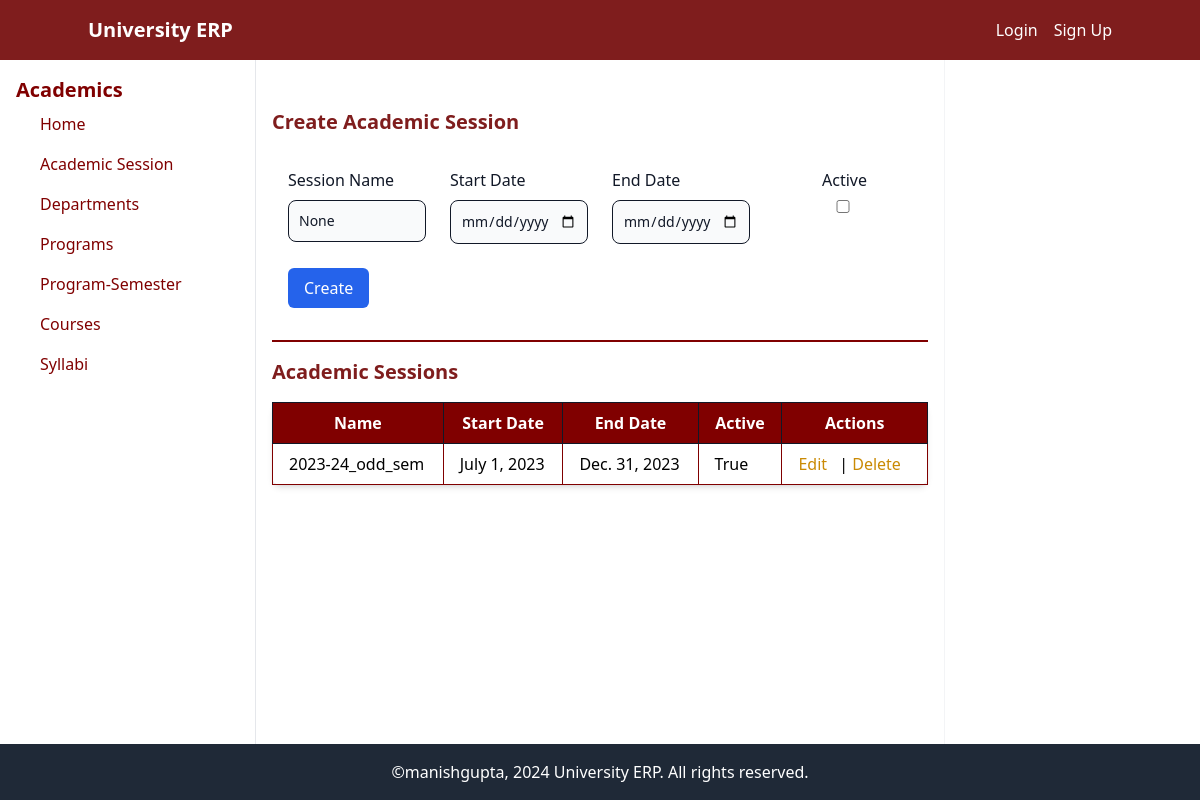
The page /academic/sessions/create/ on the database its author committed.
### academic/models.py (models this page shows, shortened)
class AcademicSession(models.Model):
    name = models.CharField(max_length=20, unique=True) # e.g. 2022_23_odd_semester
    start_date = models.DateField()
    end_date = models.DateField()
    is_active = models.BooleanField(default=False)

### academic/views.py (the view)
# urls.py: path('sessions/create/', views.session_list_create_update, name='session-list-create-update'),
def session_list_create_update(request, pk=None):
    if pk:
        academic_session = get_object_or_404(AcademicSession, pk=pk)
    else:
        academic_session = None
    if request.method == 'POST':
        if academic_session:
            form = AcademicSessionForm(request.POST, instance=academic_session)
        else:
            form = AcademicSessionForm(request.POST)
        if form.is_valid():
            form.save()
            return redirect('session-list-create-update')
    else:
        if academic_session:
            form = AcademicSessionForm(instance=academic_session)
        else:
            form = AcademicSessionForm()
    academic_sessions = AcademicSession.objects.all()
    return render(request, 'academic/session_list_create_update.html', {'form': form, 'academic_sessions': academic_sessions, 'edit_academic_session': academic_session})

### academic/forms.py
class AcademicSessionForm(forms.ModelForm):
    class Meta:
        model = models.AcademicSession
        fields = ['name', 'start_date', 'end_date', 'is_active']
        widgets = {
            'start_date': forms.DateInput(attrs={'type': 'date'}),
            'end_date': forms.DateInput(attrs={'type': 'date'}),
        }

### academic/templates/academic/session_list_create_update.html (shortened to what this page needs)
{% extends "base.html" %}
{% block content %}
<div class="flex-1">
<h2 class="text-xl text-red-900 font-semibold mt-8 mb-4">{% if edit_academic_session %}Edit{% else %}Create{% endif %} Academic Session</h2>
<form method="POST" class="bg-white p-4 ">
    <div class="grid md:grid-cols-4 md:gap-6">
        <div class="mb-4">
            <label for="id_name" class="block mb-2 font-medium text-gray-900 dark:text-white">Session Name</label>
            <input type="text" name="name" id="id_name" class="bg-gray-50 border border-gray-900 text-gray-900 text-sm rounded-lg focus:ring-blue-500 focus:border-blue-500 block w-full p-2.5 dark:bg-gray-700 dark:border-gray-600 dark:placeholder-gray-400 dark:text-white dark:focus:ring-blue-500 dark:focus:border-blue-500" value="{{ form.name.value }}">
            </div>
        <div class="mb-4">
            <label for="id_start_date" class="block mb-2 font-medium text-gray-900 dark:text-white">Start Date</label>
            <input type="date" name="start_date" id="id_start_date" class="bg-gray-50 border border-gray-900 text-gray-900 text-sm rounded-lg focus:ring-blue-500 focus:border-blue-500 block w-full p-2.5 dark:bg-gray-700 dark:border-gray-600 dark:placeholder-gray-400 dark:text-white dark:focus:ring-blue-500 dark:focus:border-blue-500" value="{{ form.start_date.value }}">
        </div>
        <div class="mb-4">
            <label for="id_end_date" class="block mb-2 font-medium text-gray-900 dark:text-white">End Date</label>
            <input type="date" name="end_date" id="id_end_date" class="bg-gray-50 border border-gray-900 text-gray-900 text-sm rounded-lg focus:ring-blue-500 focus:border-blue-500 block w-full p-2.5 dark:bg-gray-700 dark:border-gray-600 dark:placeholder-gray-400 dark:text-white dark:focus:ring-blue-500 dark:focus:border-blue-500" value="{{ form.end_date.value }}">
        </div>
        <div class="mb-4">
            <label for="id_is_active" class="block mb-2 font-medium text-gray-900 mx-12 dark:text-white">Active</label>
            <input type="checkbox" name="is_active" id="id_is_active" class="bg-gray-50 border border-gray-900 text-gray-900 text-sm rounded-lg focus:ring-blue-500 focus:border-blue-500 block w-full p-2.5 dark:bg-gray-700 dark:border-gray-600 dark:placeholder-gray-400 dark:text-white dark:focus:ring-blue-500 dark:focus:border-blue-500" {% if form.is_active.value %}checked{% endif %}>
        </div>
    </div>
    <button type="submit" class="bg-blue-600 text-white px-4 py-2 rounded-md mt-2">{% if edit_academic_session %}Update{% else %}Create{% endif %}</button>
</form>
<hr class="border-t-2 border-[#800000] my-4">
<h2 class="text-xl text-red-900 font-semibold my-3 mb-4">Academic Sessions</h2>
<table class="min-w-full bg-white shadow-md border border-[#800000] rounded-lg">
    <thead>
        <tr class="bg-[#800000] text-white font-semibold  " >
            <th class="px-4 py-2  border border-gray-900">Name</th>
            <th class="px-4 py-2  border border-gray-900">Start Date</th>
            <th class="px-4 py-2  border border-gray-900">End Date</th>
            <th class="px-4 py-2  border border-gray-900">Active</th>
            <th class="px-4 py-2  border border-gray-900">Actions</th>
        </tr>
    </thead>
    <tbody>
        {% for academic_session in academic_sessions %}
        <tr class="hover:bg-gray-100 ">
            <td class="px-4 py-2  border border-[#800000]">{{ academic_session.name }}</td>
            <td class="px-4 py-2 border border-[#800000]">{{ academic_session.start_date }}</td>
            <td class="px-4 py-2 border border-[#800000]">{{ academic_session.end_date }}</td>
            <td class="px-4 py-2 border border-[#800000]">{{ academic_session.is_active }}</td>
            <td class="px-4 py-2 border border-[#800000]">
                <a href="{% url 'session-update' academic_session.id %}" class="text-yellow-600 hover:underline mr-2">Edit</a> |
                <a href="{% url 'session-delete' academic_session.id %}" class="text-yellow-600 hover:underline mr-2">Delete</a>
            </td>
        </tr>
        {% endfor %}
    </tbody>
</table>
</div>
{% endblock content %}

### rows shown on the page
AcademicSession: name "2023-24_odd_sem", start_date "July 1, 2023", end_date "Dec. 31, 2023", is_active "True"
